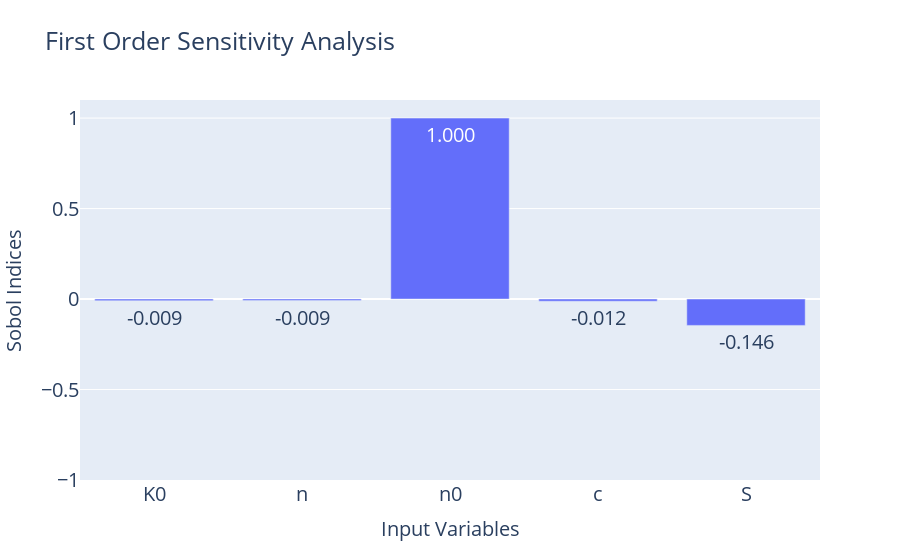
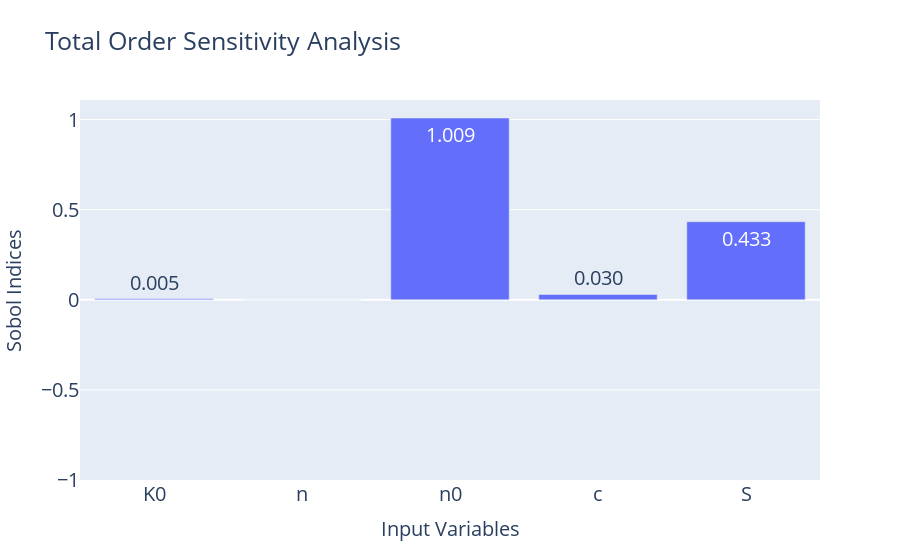
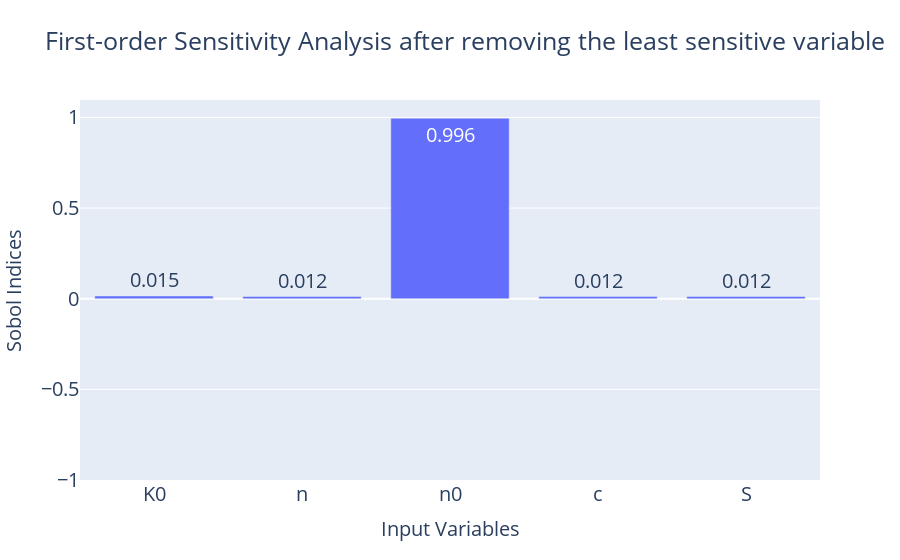
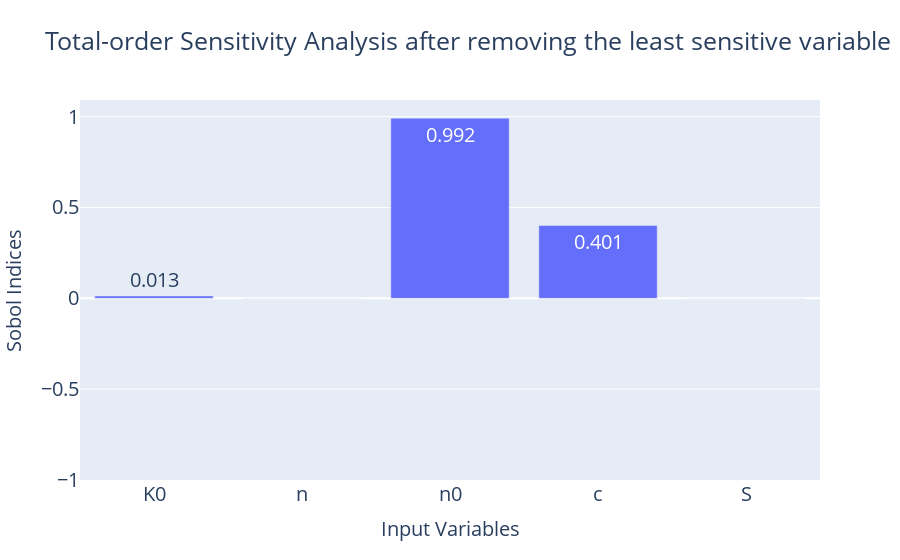

Notebook code cell kept with these figures, in order:
### Code cell
from openturns.usecases import ishigami_function
import openturns as ot
import openturns.viewer as viewer
from matplotlib import pylab as plt
import numpy as np
from sklearn.preprocessing import MinMaxScaler, StandardScaler
import plotly.graph_objs as go
import plotly.offline as pyo
ot.Log.Show(ot.Log.NONE)

# Xi-lia Zheng et al., 2014

ot.RandomGenerator.SetSeed(0)

formula = ['(K0 * ((n*n*n)/((1-n)*(1-n)))*(((1-n0)*(1-n0))/(n0*n0*n0)))/((n*n*n) / (c * ((1 - n)*(1 - n)) * (S*S)))']

model = ot.SymbolicFunction(['K0', 'n', 'n0', 'c', 'S'], formula)
distributions = [ot.Uniform(2.2e-4, 1e-3),  # initial saturated permeability coefficient before recharge during recharge [m/d]
                 ot.Uniform(0.5, 0.99),  # porosity of the sand media [-]
                 ot.Uniform(-3, 0.99),  # initial porosity of aquifer media [-]
                 ot.Uniform(3.52, 402),  # Korenzy constant based on solid volume
                 ot.Uniform(1, 10)]  # Specific surface area based on solid volume
distribution = ot.ComposedDistribution(distributions)

print(distribution)
sensitivityAnalysis = ot.SobolIndicesAlgorithm(distribution, 101, model)


print(sensitivityAnalysis.getFirstOrderIndices())
sensitivityIndices = sensitivityAnalysis.getFirstOrderIndices()
minIndex = np.argmin(sensitivityIndices)
maxIndex = np.argmax(sensitivityIndices)
mylab = ['K0', 'n', 'n0', 'c', 'S']
leastSensitiveVariable = mylab[minIndex]
mostSensitiveVariable = mylab[maxIndex]
print("The least sensitive variable is: ", leastSensitiveVariable)
print("The most sensitive variable is: ", mostSensitiveVariable)

totalOrderIndices = sensitivityAnalysis.getTotalOrderIndices()
TotalIndices = sensitivityAnalysis.getTotalOrderIndices()
minIndex = np.argmin(TotalIndices)
maxIndex = np.argmax(TotalIndices)
leastSensitiveVariable = mylab[minIndex]
mostSensitiveVariable = mylab[maxIndex]
print("The least sensitive variable is: ", leastSensitiveVariable)
print("The most sensitive variable is: ", mostSensitiveVariable)

# Get the least sensitive variable from the first-order indices
leastSensitiveVariable = mylab[np.argmin(sensitivityAnalysis.getFirstOrderIndices())]

# Modify the formula to exclude the least sensitive variable
formula = [formula[0].replace(leastSensitiveVariable, '0.1')]

# Create a new symbolic function with the modified formula
model = ot.SymbolicFunction(['K0', 'n', 'n0', 'c', 'S'], formula)

# Perform sensitivity analysis on the modified model
sensitivityAnalysis = ot.SobolIndicesAlgorithm(distribution, 101, model)

# Display the results of the sensitivity analysis
print("First-order indices after removing least sensitive variable: ", sensitivityAnalysis.getFirstOrderIndices())
print("Total order indices after removing least sensitive variable: ", sensitivityAnalysis.getTotalOrderIndices())

print("The least sensitive variable is: ", leastSensitiveVariable)
print("Modified formula: ", formula)
y = np.array(sensitivityIndices)
mylab=['K0', 'n', 'n0', 'c', 'S']
input_vars = ['K0', 'n', 'n0', 'c', 'S']
title_text_size = 25
text_size = 20
tick_label_size = 20
fig = go.Figure()
fig.add_trace(go.Bar(x=mylab, y=y, textposition='auto', text=[f"{val:.3f}" for val in y],
                     textfont=dict(size=text_size)))
fig.update_layout(title="First Order Sensitivity Analysis",
                  xaxis_title="Input Variables",
                  yaxis_title="Sobol Indices",
                  title_font=dict(size=title_text_size),
                  xaxis_title_font=dict(size=text_size),
                  yaxis_title_font=dict(size=text_size))
fig.update_xaxes(tickfont=dict(size=tick_label_size))
fig.update_yaxes(tickfont=dict(size=tick_label_size), range=[-1, max(y) + 0.1])
fig.show()


# Print the total order indices
print("Total Order Indices: ", totalOrderIndices)

y = np.array(totalOrderIndices)
fig = go.Figure()
fig.add_trace(go.Bar(x=mylab, y=y, textposition='auto', text=[f"{val:.3f}" for val in y],
                     textfont=dict(size=text_size)))
fig.update_layout(title="Total Order Sensitivity Analysis",
                  xaxis_title="Input Variables",
                  yaxis_title="Sobol Indices",
                  title_font=dict(size=title_text_size),
                  xaxis_title_font=dict(size=text_size),
                  yaxis_title_font=dict(size=text_size))
fig.update_xaxes(tickfont=dict(size=tick_label_size))
fig.update_yaxes(tickfont=dict(size=tick_label_size), range=[-1, max(y) + 0.1])
fig.show()

# Plot the first-order indices after removing the least sensitive variable
y = np.array(sensitivityAnalysis.getFirstOrderIndices())
fig = go.Figure()
fig.add_trace(go.Bar(x=mylab, y=y, textposition='auto', text=[f"{val:.3f}" for val in y],
                     textfont=dict(size=text_size)))
fig.update_layout(title="First-order Sensitivity Analysis after removing the least sensitive variable",
                  xaxis_title="Input Variables",
                  yaxis_title="Sobol Indices",
                  title_font=dict(size=title_text_size),
                  xaxis_title_font=dict(size=text_size),
                  yaxis_title_font=dict(size=text_size))
fig.update_xaxes(tickfont=dict(size=tick_label_size))
fig.update_yaxes(tickfont=dict(size=tick_label_size), range=[-1, max(y) + 0.1])
fig.show()

# Plot the total-order indices after removing the least sensitive variable
y = np.array(sensitivityAnalysis.getTotalOrderIndices())
fig = go.Figure()
fig.add_trace(go.Bar(x=mylab, y=y, textposition='auto', text=[f"{val:.3f}" for val in y],
                     textfont=dict(size=text_size)))
fig.update_layout(title="Total-order Sensitivity Analysis after removing the least sensitive variable",
                  xaxis_title="Input Variables",
                  yaxis_title="Sobol Indices",
                  title_font=dict(size=title_text_size),
                  xaxis_title_font=dict(size=text_size),
                  yaxis_title_font=dict(size=text_size))
fig.update_xaxes(tickfont=dict(size=tick_label_size))
fig.update_yaxes(tickfont=dict(size=tick_label_size), range=[-1, max(y) + 0.1])
fig.show()



# Create a bar trace for the original Sobol indices

y_orig = np.array(sensitivityAnalysis.getFirstOrderIndices())
text_orig = [f"{val:.2f}" for val in y_orig]  # format the values to display on top of the bars
trace_orig = go.Bar(x=input_vars, y=y_orig, name='Original Sobol Indices',
                    text=text_orig, textposition='auto',
                    marker=dict(color='blue'),
                    textfont=dict(size=text_size))

# Create a bar trace for the modified Sobol indices
y_mod = np.array(sensitivityAnalysis.getTotalOrderIndices())
text_mod = [f"{val:.2f}" for val in y_mod]  # format the values to display on top of the bars
trace_mod = go.Bar(x=input_vars, y=y_mod, name='Modified Sobol Indices',
                    text=text_mod, textposition='auto',
                    marker=dict(color='red'),
                    textfont=dict(size=text_size))

# Add annotation to the plot
annotation = [dict(x=0, y=1, xanchor='left', yanchor='bottom',
                   text=f'Least sensitive variable: {leastSensitiveVariable}', showarrow=False),
              dict(x=0, y=0.95, xanchor='left', yanchor='bottom',
                   text=f'Modified formula: {formula}', showarrow=False)]

# Create the layout for the plot
layout = go.Layout(title='Comparison of Original and Modified Sobol Indices',
                   title_font=dict(size=title_text_size),
                   xaxis=dict(title='Input Variables', title_font=dict(size=text_size), tickfont=dict(size=tick_label_size)),
                   yaxis=dict(title='Sobol Indices', title_font=dict(size=text_size), tickfont=dict(size=tick_label_size)),
                   annotations=annotation)

# Create the figure and add the traces and layout
fig = go.Figure(data=[trace_orig, trace_mod], layout=layout)

# Show the figure
fig.show()

### Figure 1 — Plotly figure (JSON) as saved in the notebook; plotly's stock layout.template omitted (floating-point values rounded to 4 significant figures)
{"data": [{"text": ["-0.009", "-0.009", "1.000", "-0.012", "-0.146"], "textfont": {"size": 20}, "textposition": "auto", "type": "bar", "x": ["K0", "n", "n0", "c", "S"], "y": [-0.00904, -0.008704, 1.0, -0.01183, -0.1456]}], "layout": {"title": {"font": {"size": 25}, "text": "First Order Sensitivity Analysis"}, "xaxis": {"tickfont": {"size": 20}, "title": {"font": {"size": 20}, "text": "Input Variables"}}, "yaxis": {"range": [-1, 1.1], "tickfont": {"size": 20}, "title": {"font": {"size": 20}, "text": "Sobol Indices"}}}}

### Figure 2 — Plotly figure (JSON) as saved in the notebook; plotly's stock layout.template omitted (floating-point values rounded to 4 significant figures)
{"data": [{"text": ["0.005", "-0.000", "1.009", "0.030", "0.433"], "textfont": {"size": 20}, "textposition": "auto", "type": "bar", "x": ["K0", "n", "n0", "c", "S"], "y": [0.005153, -1.384e-13, 1.009, 0.02969, 0.4334]}], "layout": {"title": {"font": {"size": 25}, "text": "Total Order Sensitivity Analysis"}, "xaxis": {"tickfont": {"size": 20}, "title": {"font": {"size": 20}, "text": "Input Variables"}}, "yaxis": {"range": [-1, 1.109], "tickfont": {"size": 20}, "title": {"font": {"size": 20}, "text": "Sobol Indices"}}}}

### Figure 3 — Plotly figure (JSON) as saved in the notebook; plotly's stock layout.template omitted (floating-point values rounded to 4 significant figures)
{"data": [{"text": ["0.015", "0.012", "0.996", "0.012", "0.012"], "textfont": {"size": 20}, "textposition": "auto", "type": "bar", "x": ["K0", "n", "n0", "c", "S"], "y": [0.01514, 0.01219, 0.9963, 0.01191, 0.01219]}], "layout": {"title": {"font": {"size": 25}, "text": "First-order Sensitivity Analysis after removing the least sensitive variable"}, "xaxis": {"tickfont": {"size": 20}, "title": {"font": {"size": 20}, "text": "Input Variables"}}, "yaxis": {"range": [-1, 1.096], "tickfont": {"size": 20}, "title": {"font": {"size": 20}, "text": "Sobol Indices"}}}}

### Figure 4 — Plotly figure (JSON) as saved in the notebook; plotly's stock layout.template omitted (floating-point values rounded to 4 significant figures)
{"data": [{"text": ["0.013", "0.000", "0.992", "0.401", "-0.000"], "textfont": {"size": 20}, "textposition": "auto", "type": "bar", "x": ["K0", "n", "n0", "c", "S"], "y": [0.01285, 0, 0.9917, 0.4013, -3.002e-16]}], "layout": {"title": {"font": {"size": 25}, "text": "Total-order Sensitivity Analysis after removing the least sensitive variable"}, "xaxis": {"tickfont": {"size": 20}, "title": {"font": {"size": 20}, "text": "Input Variables"}}, "yaxis": {"range": [-1, 1.092], "tickfont": {"size": 20}, "title": {"font": {"size": 20}, "text": "Sobol Indices"}}}}
